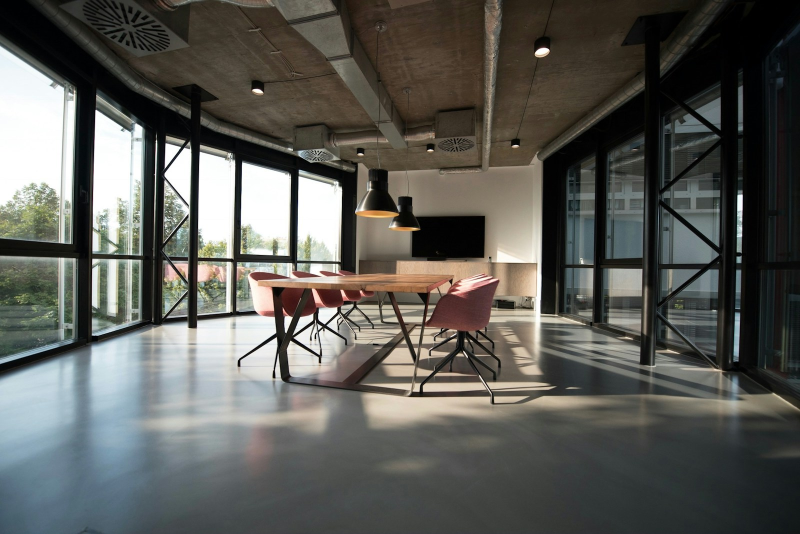
#> input picture dist/assets/collaborate.jpg, 1600 x 1068 px, given in place of hero-after.webp, which was not available (shown at 1/2 size)
$ python make_cover.py ../../dist/assets/collaborate.jpg out.png
#> lines starting #> are read from the running program, lines starting #| are printed output that depends on the picture; after the words box and inside, x2 and y2 are one past the last pixel; in counts of white or black regions, pixels touching at a corner belong together; pictures that were not available may be replaced by others from this repository, and a replacement may not be noted
"""LinkedIn company-page cover for Space Craft: hero photo, wordmark | divider | tagline.

Run from the repo root:  python3 brand/linkedin/make_cover.py dist brand/linkedin
"""
import sys
from pathlib import Path
from PIL import Image, ImageDraw, ImageFont, ImageFilter

SITE = Path(sys.argv[1])                     # the repo's dist/ folder (read only)
OUT = Path(sys.argv[2])
SORA = str(SITE / 'assets' / 'sora-variable.ttf')
INK, WHITE, RED_ON_DARK = (1, 21, 29), (255, 255, 255), (232, 76, 61)


def sora(size, weight):
    f = ImageFont.truetype(SORA, size)
    f.set_variation_by_axes([weight])
    return f


def tracked(draw, xy, runs, font, tracking):
    x, y = xy
    for text, colour in runs:
        for ch in text:
            draw.text((x, y), ch, font=font, fill=colour)
            x += draw.textlength(ch, font=font) + tracking
    return x


def width(draw, text, font, tracking):
    return sum(draw.textlength(c, font=font) + tracking for c in text) - tracking


def cover(W, H, photo_name, focus_y):
#> called with W = 1128, H = 191, photo_name = 'hero-after.webp', focus_y = 0.42
    s = W / 1128                              # scale factor from the 1128x191 base
    photo = Image.open(SITE / 'assets' / photo_name).convert('RGB')
#> photo is the input picture: PIL image 1600x1068 RGB; mean R, G, B 91.6, 91.7, 86.9
    k = W / photo.width
#> k = 0.705
    photo = photo.resize((W, round(photo.height * k)), Image.LANCZOS)
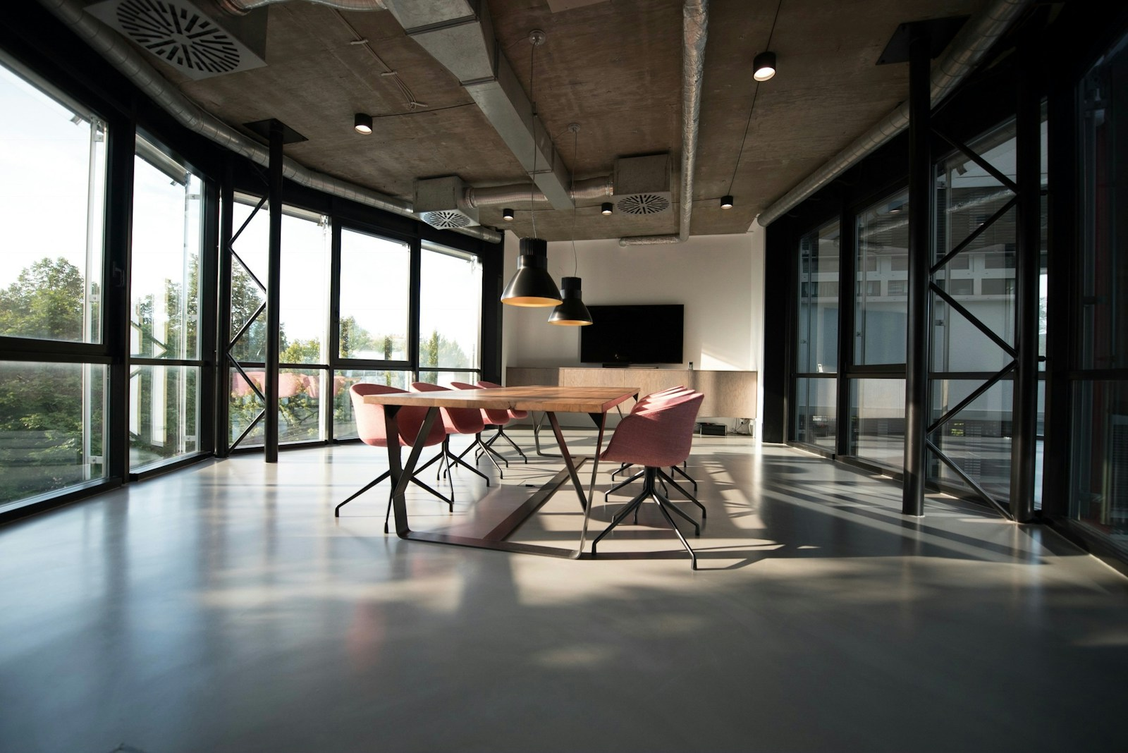
#> photo: PIL image 1128x753 RGB; mean R, G, B 91.6, 91.7, 86.9
    top = max(0, min(photo.height - H, round(photo.height * focus_y - H / 2)))
#> top = 221
    img = photo.crop((0, top, W, top + H))
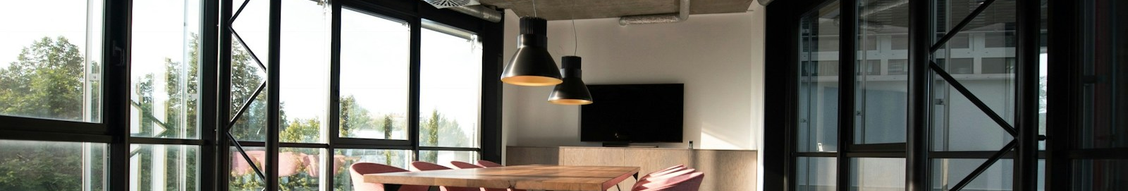
#> img: PIL image 1128x191 RGB; mean R, G, B 111.3, 110.3, 102.8

    # Navy tone: light on the left so the space reads, deep behind the type on the right.
    shade = Image.new('L', (W, 1))
    for x in range(W):
        t = x / W
        shade.putpixel((x, 0), int(255 * (0.30 + 0.52 * t ** 1.3)))
    img = Image.composite(Image.new('RGB', (W, H), INK), img, shade.resize((W, H)))
    # Soft vignette top and bottom.
    vig = Image.new('L', (1, H))
    for y in range(H):
        d = abs(y - H / 2) / (H / 2)
        vig.putpixel((0, y), int(90 * d ** 2))
    img = Image.composite(Image.new('RGB', (W, H), INK), img, vig.resize((W, H)))
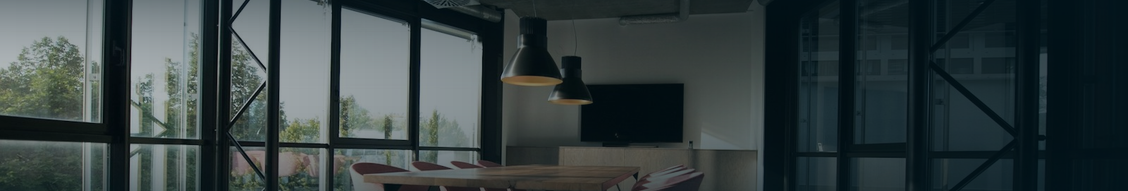
#> img: PIL image 1128x191 RGB; mean R, G, B 52.8, 64.1, 65.3
    # Calm the window grid behind the type: blur rises from the left edge to the text, plus a soft dark pool there.
    soft = img.filter(ImageFilter.GaussianBlur(5 * s))
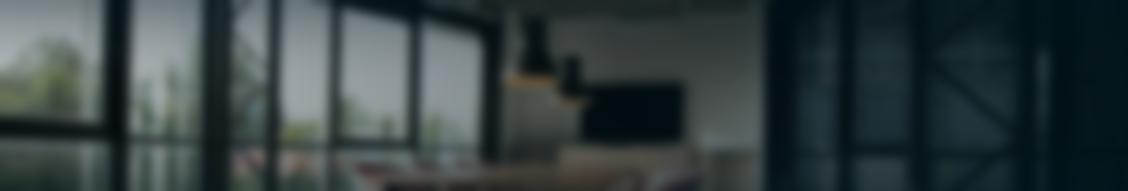
#> soft: PIL image 1128x191 RGB; mean R, G, B 52.8, 64.1, 65.3
    ramp = Image.new('L', (W, 1))
    for x in range(W):
        ramp.putpixel((x, 0), int(255 * min(1, max(0, (x / W - 0.38) / 0.22))))
    img = Image.composite(soft, img, ramp.resize((W, H)))
    pool = Image.new('L', (W, H), 0)
#> pool: PIL image 1128x191 L; every value is 0
    ImageDraw.Draw(pool).ellipse((round(W * 0.42), round(-H * 0.6), round(W * 0.92), round(H * 1.6)), fill=120)
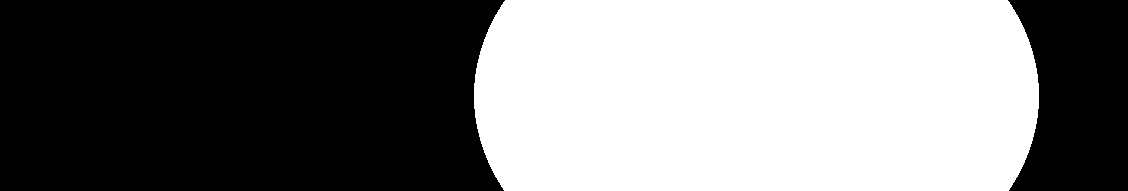
#> pool: PIL image 1128x191 L; values 0 (black) and 120 (white), 48.3% white; 1 white region, box (x1, y1, x2, y2) and area: (474, 0, 1039, 191) 104097
    pool = pool.filter(ImageFilter.GaussianBlur(60 * s))
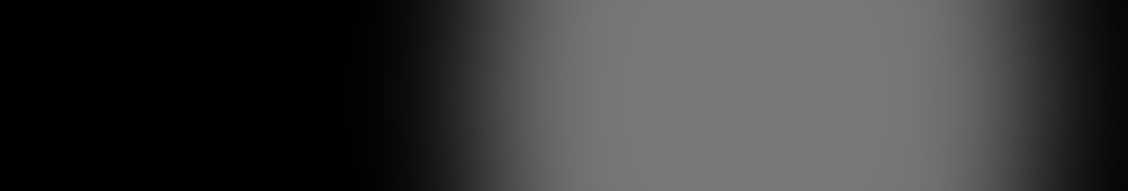
#> pool: PIL image 1128x191 L; min 0, max 120, mean 57.3
    img = Image.composite(Image.new('RGB', (W, H), INK), img, pool)
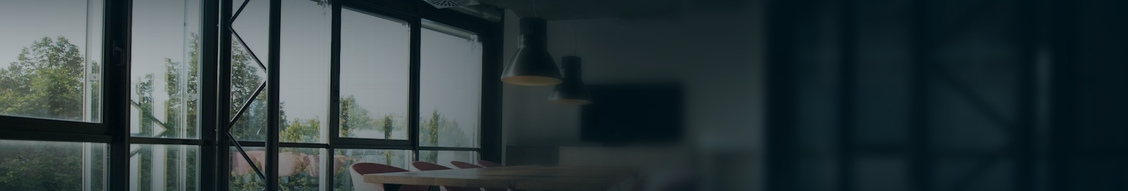
#> img: PIL image 1128x191 RGB; mean R, G, B 45.4, 58.6, 61

    d = ImageDraw.Draw(img)
    word = sora(round(46 * s), 700)
    track = -2.6 * s
    tag = sora(round(19 * s), 400)
    lines = ['Make room', 'for better work.']

    word_w = width(d, 'spacecraft', word, track)
    tag_w = max(d.textlength(l, font=tag) for l in lines)
    gap = round(22 * s)
    total = word_w + gap * 2 + tag_w
    cx = round(W * 0.66)                      # right of centre, clear of the logo overlay bottom-left
    x0 = round(cx - total / 2)

    bbox = word.getbbox('spacecraft')
    wy = round(H / 2 - (bbox[1] + bbox[3]) / 2)
    tracked(d, (x0, wy), [('space', WHITE), ('craft', RED_ON_DARK)], word, track)

    dx = round(x0 + word_w + gap)
    half = round(30 * s)
    d.line([(dx, H / 2 - half), (dx, H / 2 + half)], fill=(255, 255, 255, 150), width=max(1, round(1 * s)))

    lh = round(24 * s)
    ty = round(H / 2 - lh)
    for i, line in enumerate(lines):
        lb = tag.getbbox(line)
        d.text((dx + gap, ty + i * lh - lb[1] + round(2 * s)), line, font=tag, fill=(240, 244, 246))
    return img


if __name__ == '__main__':
    OUT.mkdir(parents=True, exist_ok=True)
    for scale, name in ((1, 'spacecraft-linkedin-cover-1128x191.png'), (2, 'spacecraft-linkedin-cover-2256x382.png')):
#> (the run stopped early here; a loop or call above may not have finished)

$ run again, on dist/assets/furniture.jpg
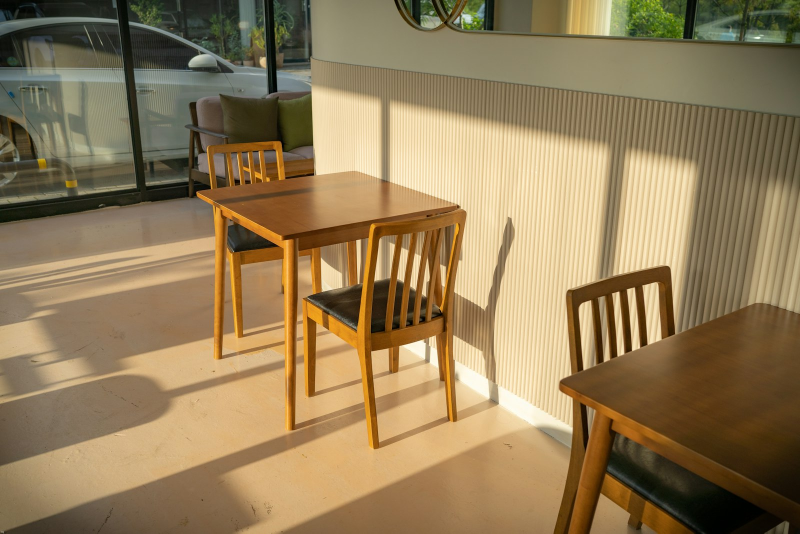
#> input picture dist/assets/furniture.jpg, 1600 x 1067 px, given in place of hero-after.webp, which was not available (shown at 1/2 size)
#> in cover, photo is the input picture: PIL image 1600x1067 RGB; mean R, G, B 147.1, 125, 88.1
#> photo: PIL image 1128x752 RGB
#> in cover, `soft = img.filter(ImageFilter.GaussianBlur(5 * s))`:
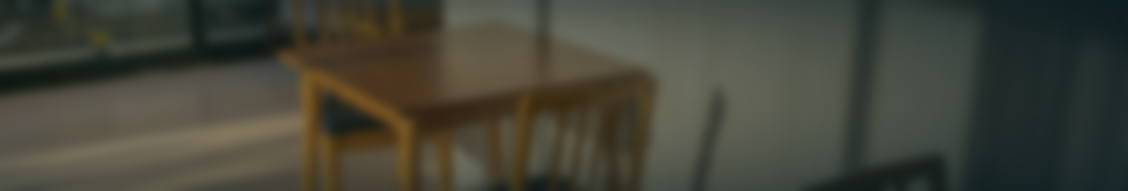
#> soft: PIL image 1128x191 RGB; mean R, G, B 68, 68.5, 56.8
#> in cover, `img = Image.composite(Image.new('RGB', (W, H), INK), img, pool)`:
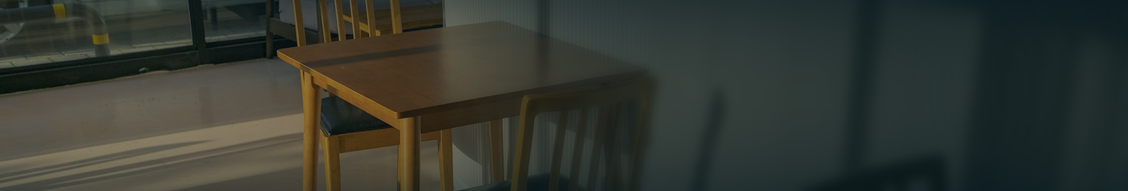
#> img: PIL image 1128x191 RGB; mean R, G, B 52.7, 56.9, 49.4

$ run again, on dist/assets/greenery.jpg
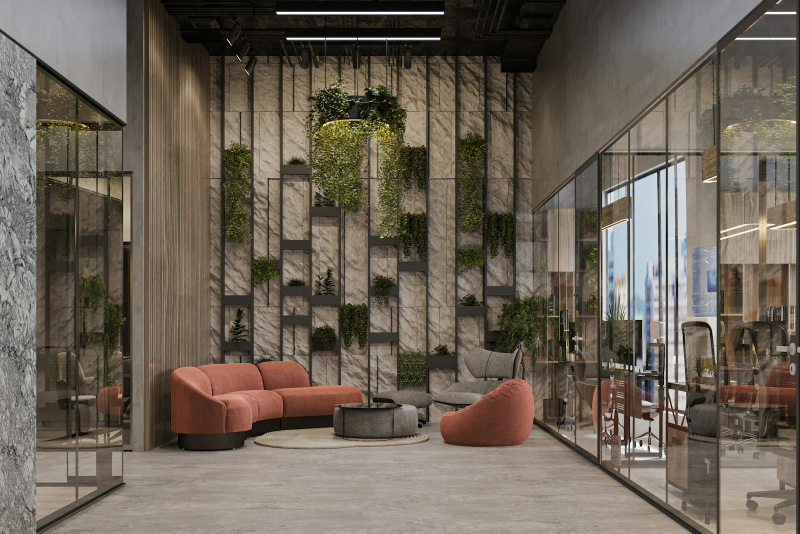
#> input picture dist/assets/greenery.jpg, 1600 x 1067 px, given in place of hero-after.webp, which was not available (shown at 1/2 size)
#> in cover, photo is the input picture: PIL image 1600x1067 RGB; mean R, G, B 108.4, 98.6, 86.1
#> photo: PIL image 1128x752 RGB
#> in cover, `img = photo.crop((0, top, W, top + H))`:
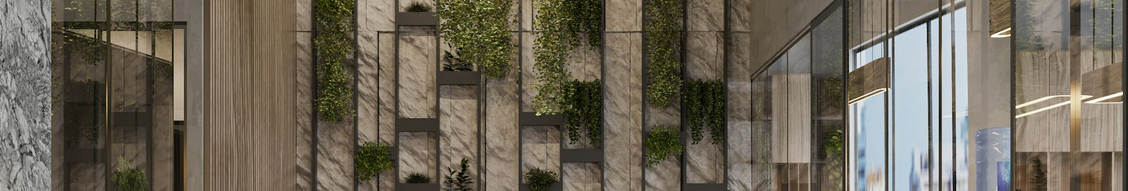
#> img: PIL image 1128x191 RGB; mean R, G, B 109.9, 102.5, 88.5
#> in cover, `img = Image.composite(Image.new('RGB', (W, H), INK), img, pool)`:
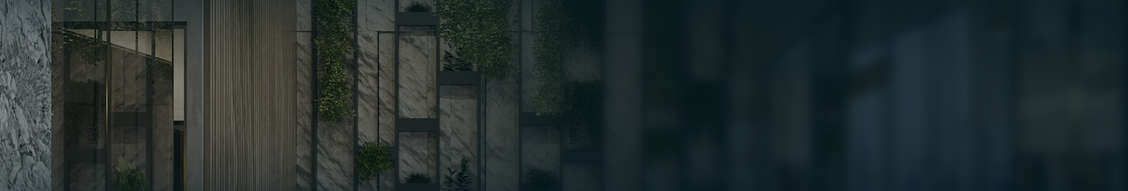
#> img: PIL image 1128x191 RGB; mean R, G, B 36.8, 47, 47

$ run again, on dist/assets/hero-before.webp
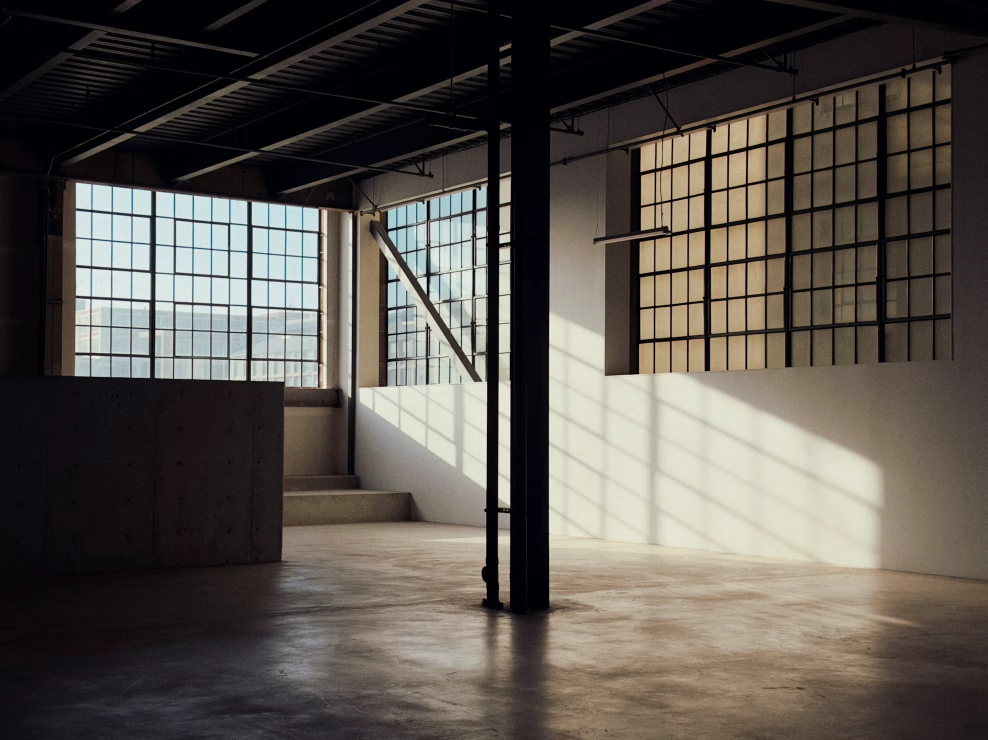
#> input picture dist/assets/hero-before.webp, 1975 x 1479 px, given in place of hero-after.webp, which was not available (shown at 1/2 size)
#> in cover, photo is the input picture: PIL image 1975x1479 RGB; mean R, G, B 89.9, 83.7, 77.8
#> photo: PIL image 1128x845 RGB
#> in cover, `img = Image.composite(Image.new('RGB', (W, H), INK), img, pool)`:
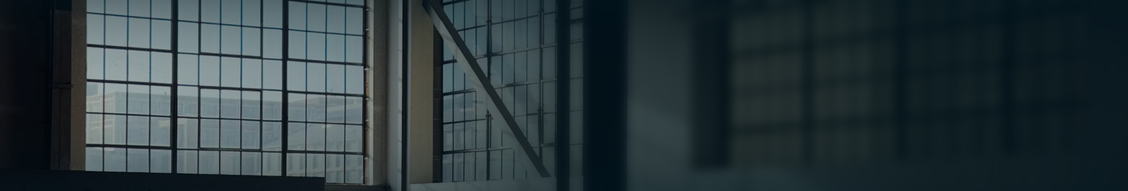
#> img: PIL image 1128x191 RGB; mean R, G, B 43.9, 57.3, 61
